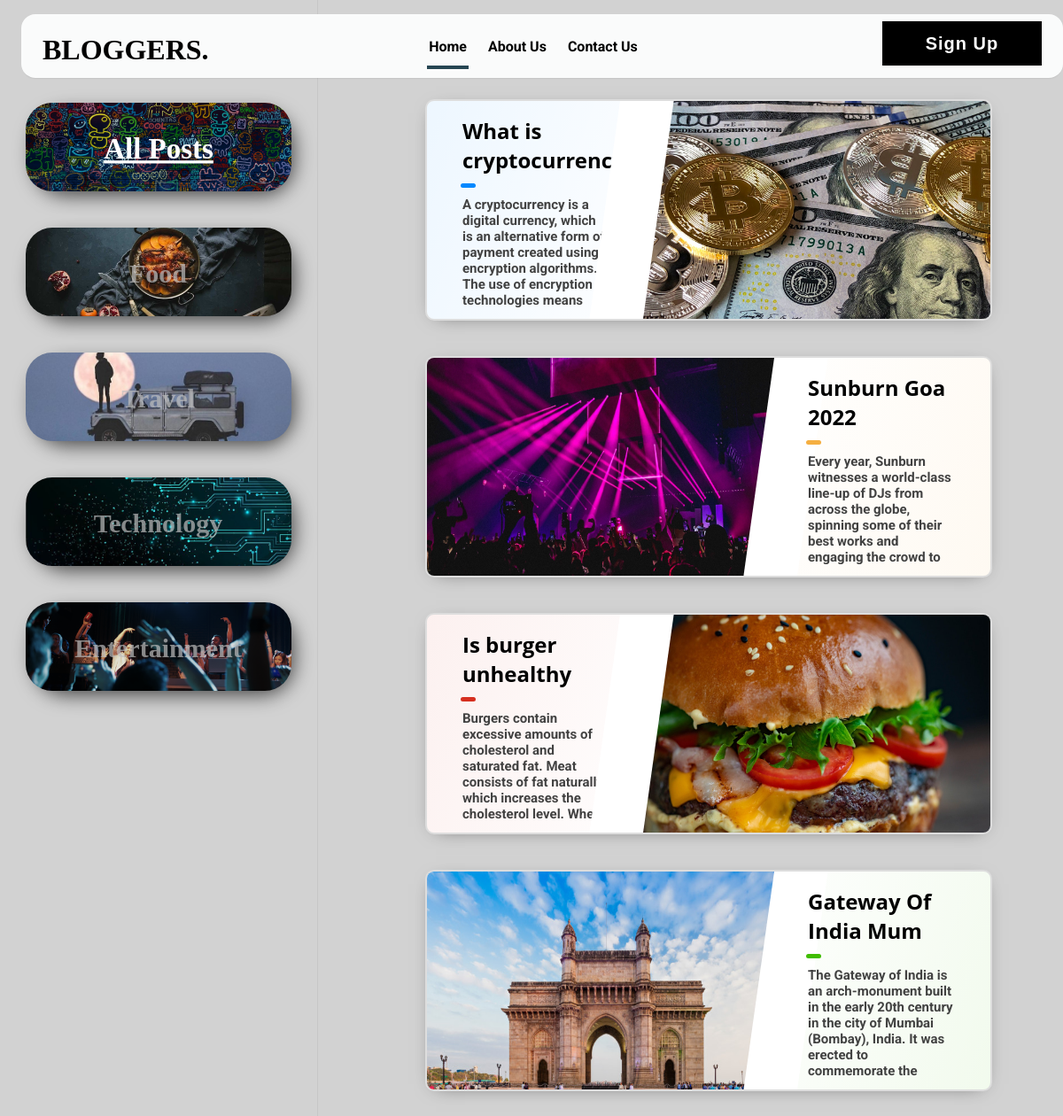
The page / on the database its author committed.
### tables this page shows
CREATE TABLE `blogs` (
  `Sno` int(11) NOT NULL,
  `title` varchar(50) NOT NULL,
  `description` text NOT NULL,
  `type` varchar(20) NOT NULL,
  `image_url` text NOT NULL
);

### index.php (the view, shortened to what this page needs)
<?php
  require 'php/connect_db.php';
?>
<!DOCTYPE html>
<html lang="en">
<head>
  <link rel="stylesheet" href="css/style.css" />
  <link rel="stylesheet" href="css/openModal.css">
  <link rel="stylesheet" href="https://cdnjs.cloudflare.com/ajax/libs/font-awesome/4.7.0/css/font-awesome.min.css" />
</head>
<body>
  <header>
    <div class="header">
      <a class="navbar-brand" href="index.html">BLOGGERS.</a>
      <div class="navbar">
        <ul class="main-nav">
          <li class="nav-item active">Home</li>
          <li class="nav-item"><a href="aboutUs.php">About Us</a></li>
          <li class="nav-item"><a href="contactUs.php">Contact Us</a></li>
        </ul>
      </div>
      <span><a href="login.php" target="_blank"></a></span>
    </div>
  </header>
  <div class="filter-links left hide">
    <div class="cards-list">
      <div class="card" name="all">
        <div class="card_image">
          <img src="images/allpost.jpg" onclick="filterBlog('all',0)" />
        </div>
        <div class="card_title title-white">
          <p class="active-card" onclick="filterBlog('all',0)">All Posts</p>
        </div>
      </div>
      <div class="card" name="food">
        <div class="card_image">
          <img src="images/food.jpg" onclick="filterBlog('food',1)" />
        </div>
        <div class="card_title title-white">
          <p onclick="filterBlog('food',1)">Food</p>
        </div>
      </div>
      <div class="card" name="travel">
        <div class="card_image">
          <img src="images/travel.jpg" onclick="filterBlog('travel',2)" />
        </div>
        <div class="card_title title-white">
          <p onclick="filterBlog('travel',2)">Travel</p>
        </div>
      </div>
      <div class="card" name="tech">
        <div class="card_image">
          <img src="images/tech.jpg" onclick="filterBlog('tech',3)" />
        </div>
        <div class="card_title title-white">
          <p onclick="filterBlog('tech',3)">Technology</p>
        </div>
      </div>
      <div class="card" name="entertainment">
        <div class="card_image">
          <img src="images/entertainment.png" onclick="filterBlog('entertainment',4)" />
        </div>
        <div class="card_title title-white">
          <p onclick="filterBlog('entertainment',4)">Entertainment</p>
        </div>
      </div>
    </div>
  </div>
  <div class="projcard-container right">
    <?php
      $sql = "SELECT * FROM `blogs`";
      $result = mysqli_query($conn,$sql);
      while($row = mysqli_fetch_assoc($result)){
        if($row['type'] == "tech"){
          echo "<div class='projcard projcard-blue' data-modal-trigger='trigger-".$row['Sno']."' data-category='tech' id='a".$row['Sno']."'>";
        }
        else if($row['type'] == "food"){
          echo "<div class='projcard projcard-red' data-modal-trigger='trigger-".$row['Sno']."' data-category='food' id='a".$row['Sno']."'>";
        }
        else if($row['type'] == "travel"){
          echo "<div class='projcard projcard-green' data-modal-trigger='trigger-".$row['Sno']."' data-category='travel' id='a".$row['Sno']."'>";
        }
        else if($row['type'] == "entertainment"){
          echo "<div class='projcard projcard-customcolor' data-modal-trigger='trigger-".$row['Sno']."' style='--projcard-color: #f5af41' data-category='entertainment' id='a".$row['Sno']."'>";
        }
        echo "<div class='projcard-innerbox' data-modal-trigger='trigger-".$row['Sno']."' id='b".$row['Sno']."'>
                <img class='projcard-img' data-modal-trigger='trigger-".$row['Sno']."' src='uploads/".$row['image_url']."' id='c".$row['Sno']."' />
                <div class='projcard-textbox' data-modal-trigger='trigger-".$row['Sno']."' id='d".$row['Sno']."'>
                  <div class='projcard-title' data-modal-trigger='trigger-".$row['Sno']."' id='e".$row['Sno']."'><p data-modal-trigger='trigger-".$row['Sno']."'>".$row['title']."</p></div>
                  <div class='projcard-bar' data-modal-trigger='trigger-".$row['Sno']."' id='f".$row['Sno']."'></div>
                  <div class='projcard-description' data-modal-trigger='trigger-".$row['Sno']."' id='g".$row['Sno']."'><p data-modal-trigger='trigger-".$row['Sno']."'>".$row['description']."</p></div>
                </div>
              </div>
            </div>";
      }
    ?>
  </div>
</body>
</html>

### rows shown on the page
blogs: image_url (picture), title "Gateway Of India Mum", description "The Gateway of India is an arch-monument built in the early 20th century in the city of Mumbai (Bombay), India. It was erected to commemorate the…"
blogs: image_url (picture), title "Is burger unhealthy", description "Burgers contain excessive amounts of cholesterol and saturated fat. Meat consists of fat naturally, which increases the cholesterol level. When…"
blogs: image_url (picture), title "Sunburn Goa 2022", description "Every year, Sunburn witnesses a world-class line-up of DJs from across the globe, spinning some of their best works and engaging the crowd to…"
blogs: image_url (picture), title "What is cryptocurrency?", description "A cryptocurrency is a digital currency, which is an alternative form of payment created using encryption algorithms. The use of encryption technologies means…"
